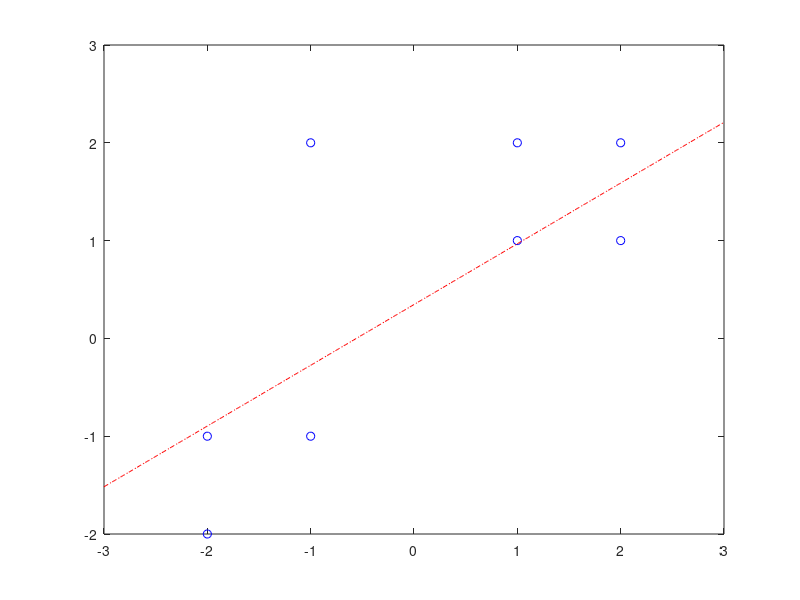

Write MATLAB code to recreate this figure.
function LinRegression()
    Datapoints = [-1 -1;-2 -2;-2 -1;-1 2;1 2;2 1; 1 1;2 2];
    Datapoints = Datapoints';
    Datapoints =[ones(1, size(Datapoints, 2)); Datapoints];
    RegMdl = [0;-1]; %y=-X
    W = findRegModel(Datapoints, RegMdl);
    disp(W)
    
    % Calculate MSE
    Data = Datapoints(1:end-1, :);
    predY = Datapoints(end, :);
    n = size(Data, 2);
    y_predicted = W(1) + W(2) * Data(2, :);
    mse = (1/n) * sum((predY - y_predicted).^2);
    disp("MSE: " + mse)
end

function W = findRegModel(DataPts,W)
    xmin = min(DataPts(2, :)) -1;
    xmax =max(DataPts(2, :))+1;
    xrange = xmin:0.01:xmax; alpha = 0.05;
    Data=DataPts(1:end-1, :); predY =DataPts(end, :);
    for i = 1:30
        y=(W(1)+W(2)*xrange);
        clf; plot (DataPts(2, : ) , DataPts(3, : ) ,  'bo'); hold on;
        plot (xrange, y,'-.r'); pause(1);
        hThetax =W'*Data;
        gradJ = mean(repmat((hThetax - predY), size(Data, 1), 1).*Data, 2);
        W = W - alpha*gradJ ; %apply gradient descent
        
        if (max(abs(alpha*gradJ))< 0.01)
            %if gradient is almost zero
            return;
        end
    end
end